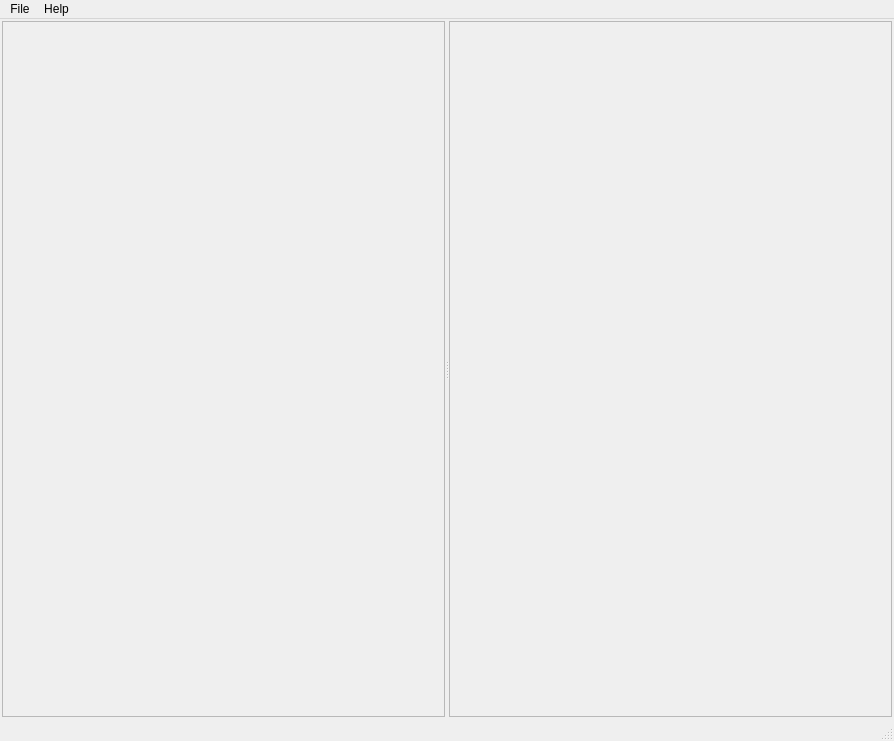
<?xml version="1.0" encoding="UTF-8"?>
<ui version="4.0">
 <class>MainWindow</class>
 <widget class="QMainWindow" name="MainWindow">
  <property name="geometry">
   <rect>
    <x>0</x>
    <y>0</y>
    <width>894</width>
    <height>741</height>
   </rect>
  </property>
  <property name="windowTitle">
   <string>MainWindow</string>
  </property>
  <widget class="QWidget" name="centralwidget">
   <layout class="QHBoxLayout" name="horizontalLayout">
    <property name="spacing">
     <number>2</number>
    </property>
    <property name="leftMargin">
     <number>2</number>
    </property>
    <property name="topMargin">
     <number>2</number>
    </property>
    <property name="rightMargin">
     <number>2</number>
    </property>
    <property name="bottomMargin">
     <number>2</number>
    </property>
    <item>
     <widget class="QSplitter" name="splitter">
      <property name="orientation">
       <enum>Qt::Horizontal</enum>
      </property>
      <widget class="QFrame" name="directories_space">
       <property name="frameShape">
        <enum>QFrame::StyledPanel</enum>
       </property>
       <property name="frameShadow">
        <enum>QFrame::Raised</enum>
       </property>
      </widget>
      <widget class="QFrame" name="files_space">
       <property name="frameShape">
        <enum>QFrame::StyledPanel</enum>
       </property>
       <property name="frameShadow">
        <enum>QFrame::Raised</enum>
       </property>
      </widget>
     </widget>
    </item>
   </layout>
  </widget>
  <widget class="QMenuBar" name="menubar">
   <property name="geometry">
    <rect>
     <x>0</x>
     <y>0</y>
     <width>894</width>
     <height>18</height>
    </rect>
   </property>
   <widget class="QMenu" name="menuFile">
    <property name="title">
     <string>File</string>
    </property>
    <addaction name="separator"/>
    <addaction name="actionExit"/>
   </widget>
   <widget class="QMenu" name="menuHelp">
    <property name="title">
     <string>Help</string>
    </property>
    <addaction name="actionAbot"/>
   </widget>
   <addaction name="menuFile"/>
   <addaction name="menuHelp"/>
  </widget>
  <widget class="QStatusBar" name="statusbar"/>
  <action name="actionOpen">
   <property name="text">
    <string>Open</string>
   </property>
  </action>
  <action name="actionExit">
   <property name="text">
    <string>Exit</string>
   </property>
  </action>
  <action name="actionAbot">
   <property name="text">
    <string>About</string>
   </property>
  </action>
 </widget>
 <resources/>
 <connections/>
</ui>
